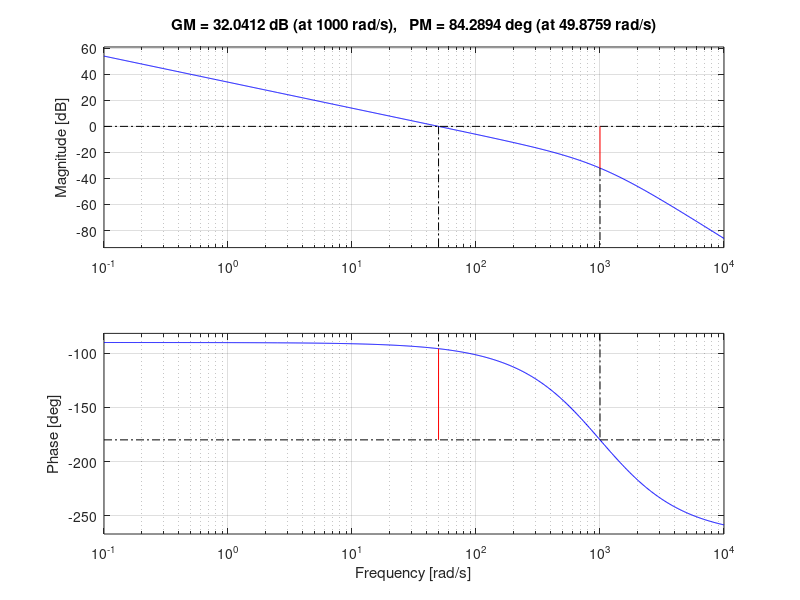
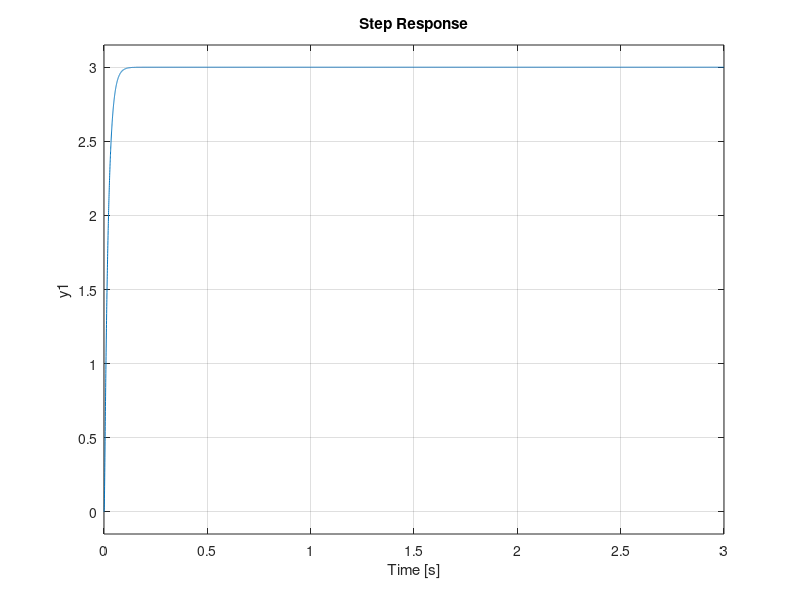

Write MATLAB code to recreate these figures, in order.
s=tf('s');
G=10/(s*((s/2.5)+1)*((s/6)+1));
C1=5;
L1=C1*G;
margin(L1);
%margine di fase negativo, elimino cioè che sta in bassa frequenza
C2=(5*((s/2.5)+1))/(1+s*0.001);
L2=C2*G;
margin(L2);
%margine di fase troppo basso, provo ad eliminare tutta la dinamica
%aggiungendo un polo doppio in alta frequenza per la fisica realizzabilità
C3=(5*((s/2.5)+1)*((s/6)+1))/(1+s*0.001)^2;
L3=C3*G;
margin(L3);
F=feedback(L3,1);
figure(2);
step(3*F);%risposta al gradino ampio 3